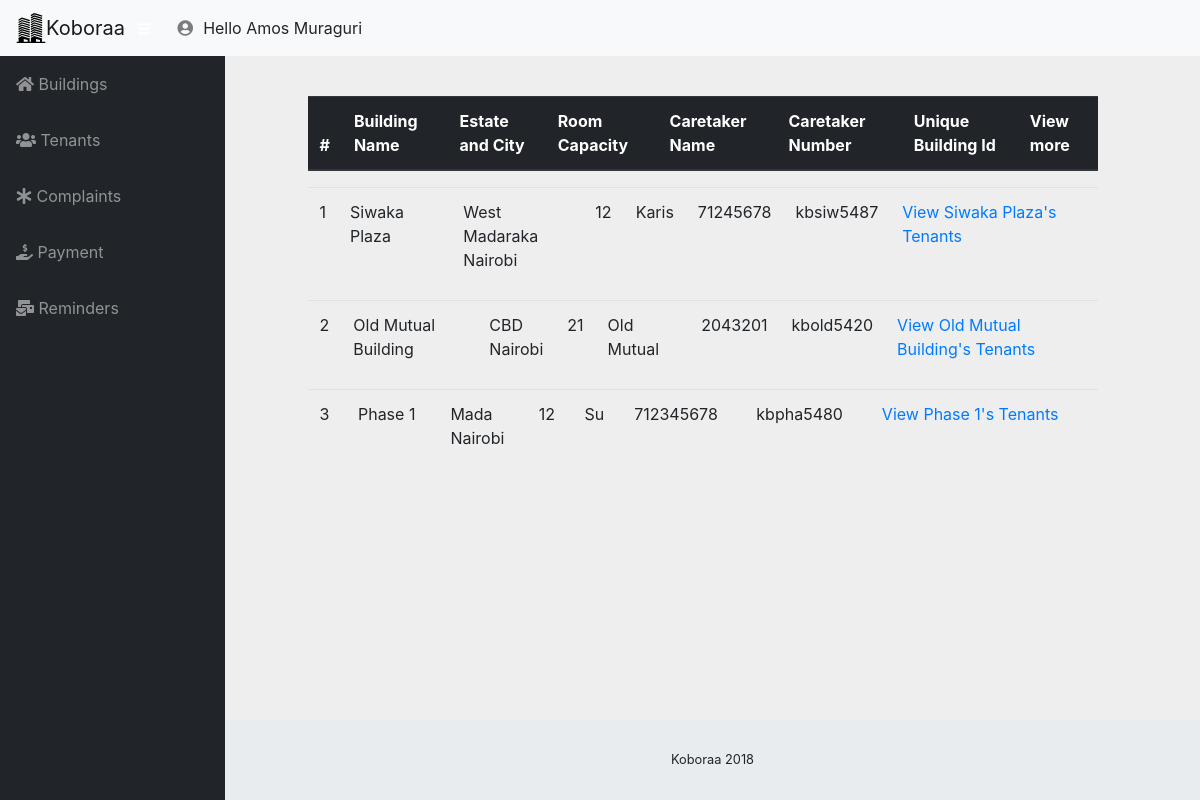
Page /buildings.php (signed in) on the committed database.
### tables this page shows
CREATE TABLE `building` (
  `buildingID` int(5) NOT NULL,
  `buildID` varchar(50) NOT NULL,
  `buildingName` varchar(90) NOT NULL,
  `buildingCity` varchar(20) NOT NULL,
  `buildingEstate` varchar(20) NOT NULL,
  `ownerID` int(5) NOT NULL,
  `roomCapacity` int(3) NOT NULL,
  `caretakerName` varchar(50) DEFAULT NULL,
  `caretakerNo` int(11) DEFAULT NULL
);

### buildings.php (the view, shortened to what this page needs)
<!DOCTYPE html>
<html lang="en">
  <head>
    <link href="resources/style/bootstrap.css" rel="stylesheet">
    <link href="vendor/fontawesome-free/css/all.min.css" rel="stylesheet" type="text/css">
    <link href="vendor/datatables/dataTables.bootstrap4.css" rel="stylesheet">
    <link href="css/sb-admin.css" rel="stylesheet">
  </head>
  <body id="page-top">
  <nav class="navbar navbar-expand-lg navbar-light bg-light">
  <img src="resources/images/icon.svg" width="30" height="30" class="d-inline-block align-top" alt="">
      <a class="navbar-brand mr-1" href="home.php">Koboraa</a>
      <button class="btn btn-link btn-sm text-white order-1 order-sm-0" id="sidebarToggle" href="#">
        <i class="fas fa-bars"></i>
      </button>
      <ul class="navbar-nav ml-auto ml-md-0">
        <li class="nav-item dropdown no-arrow">
          <a class="nav-link dropdown-toggle" href="#" id="userDropdown" role="button" data-toggle="dropdown" aria-haspopup="true" aria-expanded="false">
            <i class="fas fa-user-circle fa-fw"></i>
          </a>
        </li>
      </ul>
            Hello <?php print($_SESSION['firstName']." ".$_SESSION['lastName']);?>
    </nav>
<div class="row">
    <div class="col-md-3">
    <div id="wrapper">
      <ul class="sidebar navbar-nav">
        <li class="nav-item">
          <a class="nav-link" href="buildings.php">
            <i class="fas fa-home"></i>
            <span>Buildings</span></a>
        </li>
        <li class="nav-item">
          <a class="nav-link" href="viewBuilding.php.php">
            <i class="fas fa-users"></i>
            <span>Tenants</span></a>
        </li>
        <li class="nav-item">
          <a class="nav-link" href="complaints.php">
            <i class="fas fa-asterisk"></i>
            <span>Complaints</span></a>
        </li>
        <li class="nav-item">
          <a class="nav-link" href="pay.php">
            <i class="fas fa-hand-holding-usd"></i>
            <span>Payment</span></a>
        </li>
         <li class="nav-item">
                              <a class="nav-link" href="reminder.php">
                                <i class="fas fa-mail-bulk"></i>
                                <span>Reminders</span></a>
                            </li>
      </ul>
      <div id="content-wrapper">
          </div>
  <br/>
        </div>
    </div>
<div class="col-md-8">
<?php
require "process/DB_connect.php";
$id=$_SESSION['userID'];
$showBuild_query="SELECT * FROM building where ownerID ='$id' ";
$show=$conn->query($showBuild_query);
    ?>
    <br/>
        <p>
         <table class="table table-striped" >
                  <thead class="thead-dark">
                    <tr>
                      <th scope="col">#</th>
                      <th scope="col">Building Name</th>
                      <th scope="col">Estate and City</th>
                      <th scope="col">Room Capacity</th>
                     <th scope="col">Caretaker Name</th>
                    <th scope="col">Caretaker Number</th>
                    <th scope="col">Unique Building Id</th>
                    <th scope="col">View more</th>
                    </tr>
                  </thead>
    </table>
      <?php
        $count=1;
    if ($show->num_rows > 0){
    while($show_row = $show->fetch_assoc()){
        ?>
    <table class="table">
    <tbody>
                    <tr>
                      <td><?php print $count;?></td>
                        <td><?php print $show_row["buildingName"]?></td>
                        <td><?php print $show_row["buildingEstate"]."</br> ".$show_row["buildingCity"];?></td>
                        <td><?php print $show_row["roomCapacity"];?></td>
                        <td><?php print $show_row["caretakerName"];?></td>
                        <td><?php print $show_row["caretakerNo"];?></td>
                        <td><?php print $show_row["buildID"];?></td>
                        <td><a href="viewBuilding.php?ID=<?php print $show_row['buildingID'];?>">View<?php print " ".$show_row['buildingName']."'s Tenants";?></td>
                    </tr>
                  </tbody>
                </table>
    <?php
        $count++;
        }
    }
    ?>
</div>
</div>
        <footer class="sticky-footer">
          <div class="container my-auto">
            <div class="copyright text-center my-auto">
              <span>Koboraa 2018 </span>
            </div>
          </div>
        </footer>
  </body>
</html>

### css/sb-admin.css (style rules this page uses)
html { position: relative; min-height: 100%; }
body { height: 100%; }
#wrapper { display: -webkit-box; display: -ms-flexbox; display: flex; }
#wrapper #content-wrapper { overflow-x: hidden; width: 100%; padding-top: 1rem; padding-bottom: 80px; }
.navbar-nav .nav-item.dropdown .dropdown-toggle::after { width: 1rem; text-align: center; float: right; vertical-align: 0; border: 0; font-weight: 900; content: '\f105'; font-family: 'Font Awesome 5 Free'; }
.navbar-nav .nav-item.dropdown.no-arrow .dropdown-toggle::after { display: none; }
.sidebar { width: 90px !important; background-color: #212529; position:absolute; min-height: calc(100vh - 56px); }
.sidebar .nav-item:last-child { margin-bottom: 1rem; }
.sidebar .nav-item .nav-link { text-align: center; padding: 0.75rem 1rem; width: 90px; }
.sidebar .nav-item .nav-link span { font-size: 0.65rem; display: block; }
.sidebar .nav-item .nav-link { color: rgba(255, 255, 255, 0.5); }
@media (min-width: 768px) { .sidebar { width: 225px !important; } }
@media (min-width: 768px) { .sidebar .nav-item .nav-link { display: block; width: 100%; text-align: left; padding: 1rem; width: 225px; } }
@media (min-width: 768px) { .sidebar .nav-item .nav-link span { font-size: 1rem; display: inline; } }
:root { --input-padding-x: 0.75rem; --input-padding-y: 0.75rem; }
footer.sticky-footer { display: -webkit-box; display: -ms-flexbox; display: flex; position: absolute; right: 0; bottom: 0; width: calc(100% - 90px); height: 80px; background-color: #e9ecef; }
footer.sticky-footer .copyright { line-height: 1; font-size: 0.8rem; }
@media (min-width: 768px) { footer.sticky-footer { width: calc(100% - 225px); } }

### rows in the picture
building: buildingName "Siwaka Plaza", buildingEstate "West Madaraka", buildingCity "Nairobi", roomCapacity "12", caretakerName "Karis", caretakerNo "71245678", buildID "kbsiw5487"
building: buildingName "Old Mutual Building", buildingEstate "CBD", buildingCity "Nairobi", roomCapacity "21", caretakerName "Old Mutual", caretakerNo "2043201", buildID "kbold5420"
building: buildingName "Phase 1", buildingEstate "Mada", buildingCity "Nairobi", roomCapacity "12", caretakerName "Su", caretakerNo "712345678", buildID "kbpha5480"

### other values in the picture
$_SESSION['firstName'] "Amos"
$_SESSION['lastName'] "Muraguri"
